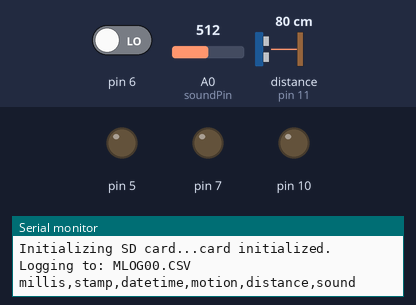
This sketch was run on a simulated Arduino Uno, built with avr-gcc and run on an emulated ATmega328P. Parts: output pins drawn as LEDs (lit = HIGH), the last lines printed to the serial monitor. Wiring (inferred from the names in the program): ultrasonic range finder: trigger pin 9; echo pin 11. The inputs (shaded band) are chosen by the test bench; at power-on: pin 6 LOW, A0 (soundPin) = 512, distance to the obstacle (sensor on pin 11) 80 cm. The echo pulse lasts 58.3 µs per cm; the local clock reads 2024-03-15 10:24:30 at power-on unless the sketch sets it; storage starts empty; pins used as bus, display or sensor lines are not drawn.

Above: at 0.1 s.
At 1.1 s:
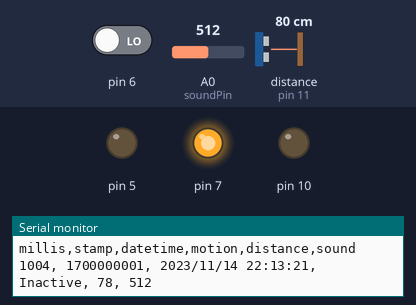
Timing chart, 0 to 2.6 s (numbered marks = the images above):
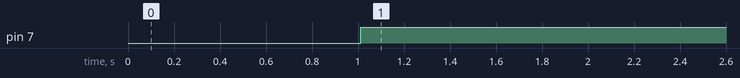

The sketch:

sketch_sep17a.ino
```cpp
/**
   Detects 'Active' and 'Inactive' motion and logs it with timestamps to a .csv file in SDCard.
   Uses  HCSR505 PIR Passive Infra Red Motion Detector.
   Modified code from https://learn.adafruit.com/adafruit-data-logger-shield/using-the-real-time-clock-3
   https://github.com/adafruit/Light-and-Temp-logger
   Author: Niroshinie Fernando
*/

//Libraries
#include "SD.h"
#include <Wire.h>
#include "RTClib.h"

#define LOG_INTERVAL  1000 // mills between entries.
// how many milliseconds before writing the logged data permanently to disk
// set it to the LOG_INTERVAL to write each time (safest)
// set it to 10*LOG_INTERVAL to write all data every 10 datareads, you could lose up to
// the last 10 reads if power is lost but it uses less power and is much faster!
#define SYNC_INTERVAL 1000 // mills between calls to flush() - to write data to the card
uint32_t syncTime = 0; // time of last sync()


/*
  determines whether to send the stuff thats being written to the card also out to the Serial monitor.
  This makes the logger a little more sluggish and you may want the serial monitor for other stuff.
  On the other hand, its hella useful. We'll set this to 1 to keep it on. Setting it to 0 will turn it off.
*/

//Variables
char activeMotion [] = "Active";
char inactiveMotion [] = "Inactive";
char* state ;

const int trigPin = 9;
const int echoPin = 11;
long duration;
int distance;

int soundPin = A0;
int sensorValue = 0;

RTC_DS1307 RTC; // define the Real Time Clock object

// for the data logging shield, we use digital pin 10 for the SD cs line
const int chipSelect = 10;

// the logging file
File logfile;

void setup()
{
  Serial.begin(9600);

  // initialize the SD card
  initSDcard();

  // create a new file
  createFile();


  /**
   * connect to RTC
     Now we kick off the RTC by initializing the Wire library and poking the RTC to see if its alive.
  */
  initRTC();


  /**
     Now we print the header. The header is the first line of the file and helps your spreadsheet or math program identify whats coming up next.
     The data is in CSV (comma separated value) format so the header is too: "millis,stamp, datetime,hum,temp" the first item millis is milliseconds since the Arduino started,
     stamp is the timestamp, datetime is the time and date from the RTC in human readable format, hum is the humidity and temp is the temperature read.
  */
  logfile.println("millis,stamp,datetime,motion,distance,sound");
  Serial.println("millis,stamp,datetime,motion,distance,sound");
  pinMode(5, OUTPUT);
  pinMode(7, OUTPUT);
  pinMode(6, INPUT);
  pinMode(trigPin, OUTPUT);
  pinMode(echoPin, INPUT);
}

void loop()
{
  DateTime now;

  // delay for the amount of time we want between readings
  delay((LOG_INTERVAL - 1) - (millis() % LOG_INTERVAL));

  sensorValue = analogRead (soundPin);
  digitalWrite(trigPin, LOW);
  delayMicroseconds(2);
  // Sets the trigPin on HIGH state for 10 micro seconds
  digitalWrite(trigPin, HIGH);
  delayMicroseconds(10);
  digitalWrite(trigPin, LOW);
  // Reads the echoPin, returns the sound wave travel time in microseconds
  duration = pulseIn(echoPin, HIGH);
  // Calculating the distance
  distance = duration*0.034/2;
  // Prints the distance on the Serial Monitor

  // log milliseconds since starting
  uint32_t m = millis();
  logfile.print(m);           // milliseconds since start
  logfile.print(", ");
  Serial.print(m);         // milliseconds since start
  Serial.print(", ");

  // fetch the time
  now = RTC.now();
  // log time
  logfile.print(now.unixtime()); // seconds since 2000
  logfile.print(", ");
  logfile.print(now.year(), DEC);
  logfile.print("/");
  logfile.print(now.month(), DEC);
  logfile.print("/");
  logfile.print(now.day(), DEC);
  logfile.print(" ");
  logfile.print(now.hour(), DEC);
  logfile.print(":");
  logfile.print(now.minute(), DEC);
  logfile.print(":");
  logfile.print(now.second(), DEC);
  Serial.print(now.unixtime()); // seconds since 2000
  Serial.print(", ");
  Serial.print(now.year(), DEC);
  Serial.print("/");
  Serial.print(now.month(), DEC);
  Serial.print("/");
  Serial.print(now.day(), DEC);
  Serial.print(" ");
  Serial.print(now.hour(), DEC);
  Serial.print(":");
  Serial.print(now.minute(), DEC);
  Serial.print(":");
  Serial.print(now.second(), DEC);

  //Read data and store it to variable
  if (digitalRead(6) == HIGH && distance <= 50 && sensorValue >=  26) {
    //    Serial.println("Active");
    digitalWrite(7, LOW);
    digitalWrite(5, HIGH);
    state = activeMotion;
  }
  else {
    //    Serial.println("Inactive");
    digitalWrite(5, LOW);
    digitalWrite(7, HIGH);
    state = inactiveMotion;
  }

  logfile.print(", ");
  logfile.println(state);

  Serial.print(", ");
  Serial.print(state);
  Serial.print(", ");
  Serial.print(distance);
  Serial.print(", ");
  Serial.println (sensorValue, DEC);

  if ((millis() - syncTime) < SYNC_INTERVAL) return;
  syncTime = millis();

  logfile.flush();
}


/**
   The error() function, is just a shortcut for us, we use it when something Really Bad happened.
   For example, if we couldn't write to the SD card or open it.
   It prints out the error to the Serial Monitor, and then sits in a while(1); loop forever, also known as a halt
*/
void error(char const *str)
{
  Serial.print("error: ");
  Serial.println(str);

  while (1);
}

void initSDcard()
{
  Serial.print("Initializing SD card...");
  // make sure that the default chip select pin is set to
  // output, even if you don't use it:
  pinMode(10, OUTPUT);

  // see if the card is present and can be initialized:
  if (!SD.begin(chipSelect)) {
    Serial.println("Card failed, or not present");
    // don't do anything more:
    return;
  }
  Serial.println("card initialized.");

}

void createFile()
{
  //file name must be in 8.3 format (name length at most 8 characters, follwed by a '.' and then a three character extension.
  char filename[] = "MLOG00.CSV";
  for (uint8_t i = 0; i < 100; i++) {
    filename[4] = i / 10 + '0';
    filename[5] = i % 10 + '0';
    if (! SD.exists(filename)) {
      // only open a new file if it doesn't exist
      logfile = SD.open(filename, FILE_WRITE);
      break;  // leave the loop!
    }
  }

  if (! logfile) {
    error("couldnt create file");
  }

  Serial.print("Logging to: ");
  Serial.println(filename);
}

void initRTC()
{
  Wire.begin();
  if (!RTC.begin()) {
    logfile.println("RTC failed");
#if ECHO_TO_SERIAL
    Serial.println("RTC failed");
#endif  //ECHO_TO_SERIAL

  }
  RTC.adjust(DateTime(F(__DATE__), F(__TIME__)));
}
```

Measured:
- by itself, pin 7: LOW → HIGH at 1.0 s
